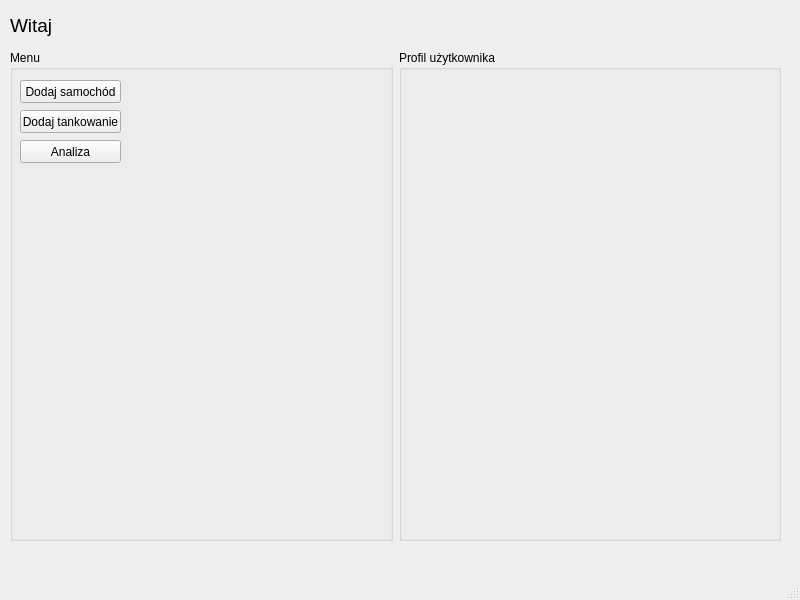
<?xml version="1.0" encoding="UTF-8"?>
<ui version="4.0">
 <class>MainMenuGUI</class>
 <widget class="QMainWindow" name="MainMenuGUI">
  <property name="geometry">
   <rect>
    <x>0</x>
    <y>0</y>
    <width>800</width>
    <height>600</height>
   </rect>
  </property>
  <property name="windowTitle">
   <string>MainWindow</string>
  </property>
  <widget class="QWidget" name="centralwidget">
   <widget class="QWidget" name="gridLayoutWidget">
    <property name="geometry">
     <rect>
      <x>10</x>
      <y>50</y>
      <width>771</width>
      <height>491</height>
     </rect>
    </property>
    <layout class="QGridLayout" name="gridLayout">
     <item row="0" column="1">
      <widget class="QGroupBox" name="groupBox_2">
       <property name="title">
        <string>Profil użytkownika</string>
       </property>
      </widget>
     </item>
     <item row="0" column="0">
      <widget class="QGroupBox" name="groupBox">
       <property name="title">
        <string>Menu</string>
       </property>
       <widget class="QPushButton" name="pushButton">
        <property name="geometry">
         <rect>
          <x>10</x>
          <y>30</y>
          <width>101</width>
          <height>23</height>
         </rect>
        </property>
        <property name="text">
         <string>Dodaj samochód</string>
        </property>
       </widget>
       <widget class="QPushButton" name="pushButton_2">
        <property name="geometry">
         <rect>
          <x>10</x>
          <y>60</y>
          <width>101</width>
          <height>23</height>
         </rect>
        </property>
        <property name="text">
         <string>Dodaj tankowanie</string>
        </property>
       </widget>
       <widget class="QPushButton" name="pushButton_3">
        <property name="geometry">
         <rect>
          <x>10</x>
          <y>90</y>
          <width>101</width>
          <height>23</height>
         </rect>
        </property>
        <property name="text">
         <string>Analiza</string>
        </property>
       </widget>
      </widget>
     </item>
    </layout>
   </widget>
   <widget class="QLabel" name="l_welcome">
    <property name="geometry">
     <rect>
      <x>10</x>
      <y>10</y>
      <width>391</width>
      <height>31</height>
     </rect>
    </property>
    <property name="font">
     <font>
      <pointsize>14</pointsize>
     </font>
    </property>
    <property name="text">
     <string>Witaj</string>
    </property>
   </widget>
  </widget>
  <widget class="QMenuBar" name="menubar">
   <property name="geometry">
    <rect>
     <x>0</x>
     <y>0</y>
     <width>800</width>
     <height>21</height>
    </rect>
   </property>
  </widget>
  <widget class="QStatusBar" name="statusbar"/>
 </widget>
 <resources/>
 <connections/>
</ui>
